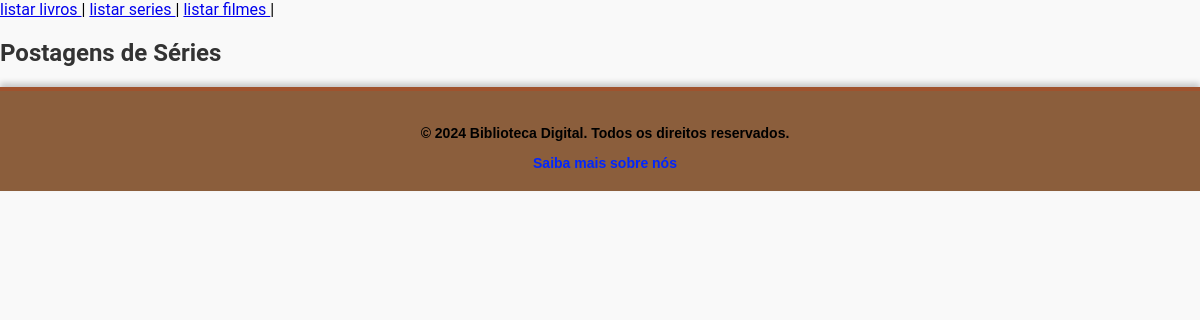
/crud/index_teste.php?pg=bate-papo/bate-papo_serie, run on an earlier commit of the app's database.
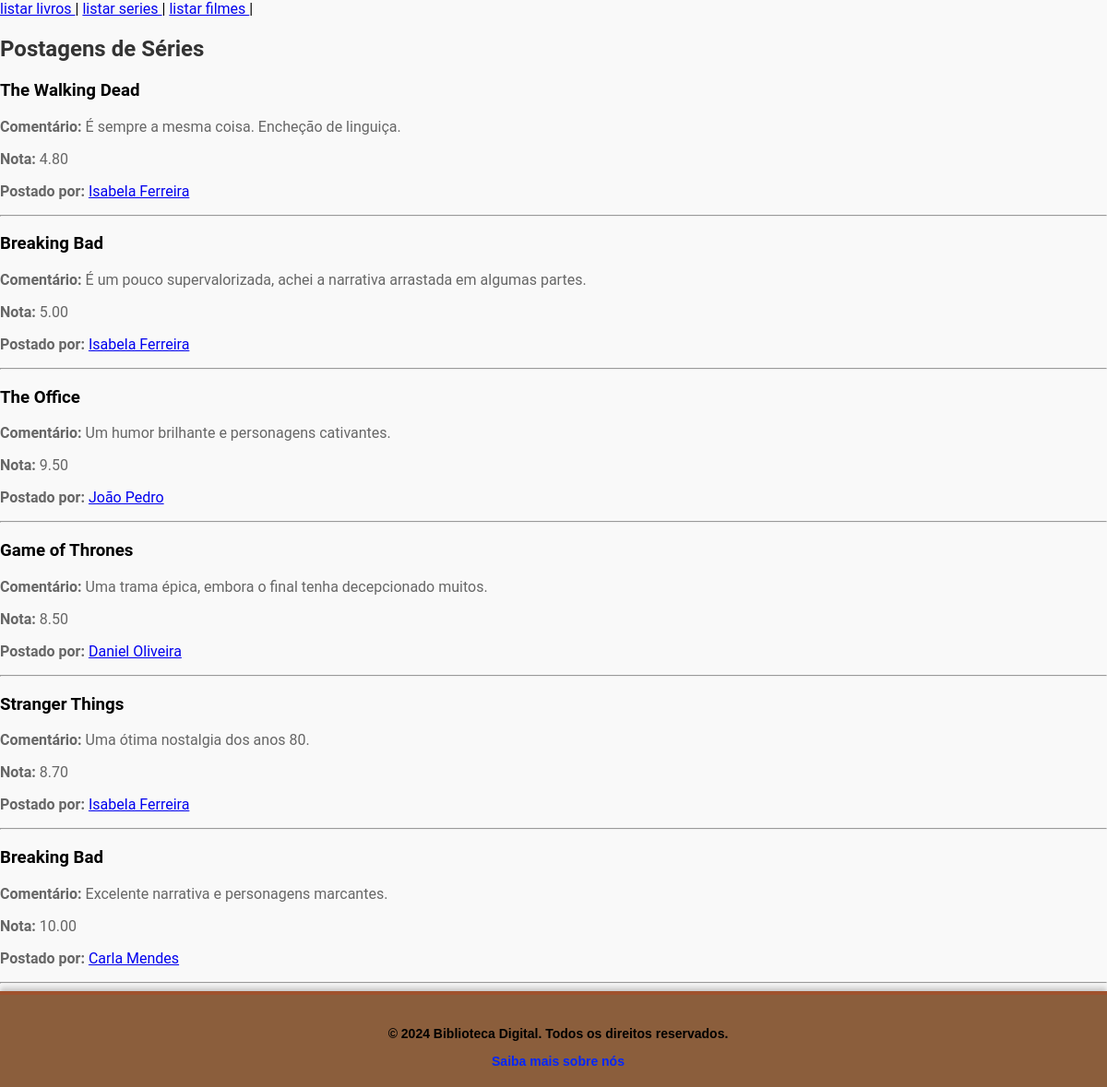
And on a later commit of the database.
### tables this page shows
CREATE TABLE `posts` (
  `id` int(11) NOT NULL AUTO_INCREMENT,
  `tipo` enum('livro','serie','filme') NOT NULL,
  `titulo` varchar(255) NOT NULL,
  `comentario` text NOT NULL,
  `avaliacao` decimal(4,2) NOT NULL DEFAULT 0.00,
  `usuario_id` int(11) NOT NULL,
  PRIMARY KEY (`id`),
  KEY `usuario_id` (`usuario_id`),
  CONSTRAINT `posts_ibfk_1` FOREIGN KEY (`usuario_id`) REFERENCES `usuarios` (`id`) ON DELETE CASCADE
);

CREATE TABLE usuarios (
    id INT AUTO_INCREMENT PRIMARY KEY,
    nome VARCHAR(50) NOT NULL,
    email VARCHAR(100) NOT NULL UNIQUE,
    senha VARCHAR(255) NOT NULL,
    data_cadastro DATETIME DEFAULT CURRENT_TIMESTAMP,
    acesso_admin TINYINT(1) DEFAULT 0
);

### bate-papo/bate-papo_serie.php (the view, shortened to what this page needs)
<?php
include_once "config.inc.php";
$sql_series = "SELECT posts.*, usuarios.nome AS nome_usuario FROM posts JOIN usuarios ON posts.usuario_id = usuarios.id WHERE posts.tipo = 'serie' ORDER BY posts.id DESC";
$query_series = mysqli_query($conexao, $sql_series);
?>
<div class="div">
    <h2 class="bate-papo-title">Postagens de Séries</h2>
    <?php while ($serie = mysqli_fetch_array($query_series)): ?>
        <div class="postagem">
            <h3><?= $serie['titulo'] ?></h3>
            <p><strong>Comentário: </strong><?= $serie['comentario'] ?></p>
            <p><strong>Nota: </strong><?= $serie['avaliacao'] ?></p>
            <p>
                <strong>Postado por: </strong>
                <a href="index.php?pg=perfil/perfil_post&id=<?= $serie['usuario_id'] ?>" class="perfil-link"><?= $serie['nome_usuario'] ?></a>
            </p>
            <hr class="hr-estilo">
        </div>
        <?php endwhile; mysqli_close($conexao); ?>
</div>

What changed in the data, as far as the page shows it:
added posts: titulo "The Walking Dead", comentario "É sempre a mesma coisa. Encheção de linguiça.", avaliacao "4.80", usuario.nome "Isabela Ferreira"
added posts: titulo "Breaking Bad", comentario "É um pouco supervalorizada, achei a narrativa arrastada em algumas partes.", avaliacao "5.00", usuario.nome "Isabela Ferreira"
added posts: titulo "The Office", comentario "Um humor brilhante e personagens cativantes.", avaliacao "9.50", usuario.nome "João Pedro"
added posts: titulo "Game of Thrones", comentario "Uma trama épica, embora o final tenha decepcionado muitos.", avaliacao "8.50", usuario.nome "Daniel Oliveira"
added posts: titulo "Stranger Things", comentario "Uma ótima nostalgia dos anos 80.", avaliacao "8.70", usuario.nome "Isabela Ferreira"
added posts: titulo "Breaking Bad", comentario "Excelente narrativa e personagens marcantes.", avaliacao "10.00", usuario.nome "Carla Mendes"
